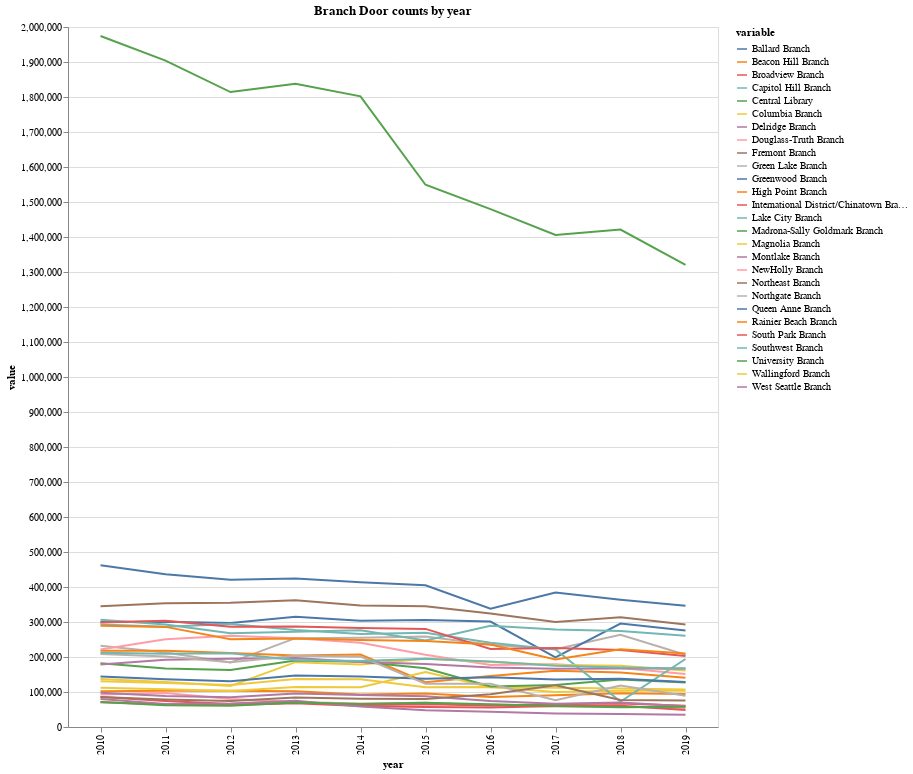

The notebook cell saved with this chart:
### Markdown cell above
If run locally with the included small sample of the checkout information there will be a fraction (5/1000) of the total records of checkouts available for comparison.  Please compare this reduced visualization to the comparison made with the full dataset, included as "comapre_visits_checkouts_years_full.html"

### Code cell
# branch_traffic

### Figure 1 — Vega-Lite specification as saved in the notebook (floating-point values rounded to 4 significant figures; data arrays with more than 128 entries replaced by an {"elided": "..."} marker saying what was removed)
{"config": {"view": {"continuousWidth": 400, "continuousHeight": 300}}, "data": {"name": "data-0fed4bd54285e118e904544f222e2b62"}, "mark": "line", "encoding": {"color": {"type": "nominal", "field": "variable"}, "tooltip": [{"type": "nominal", "field": "variable", "title": "Branch: "}], "x": {"type": "nominal", "field": "year"}, "y": {"type": "quantitative", "field": "value"}}, "height": 700, "title": "Branch Door counts by year", "width": 650, "$schema": "https://vega.github.io/schema/vega-lite/v4.8.1.json", "datasets": {"data-0fed4bd54285e118e904544f222e2b62": {"elided": "270 records"}}}
